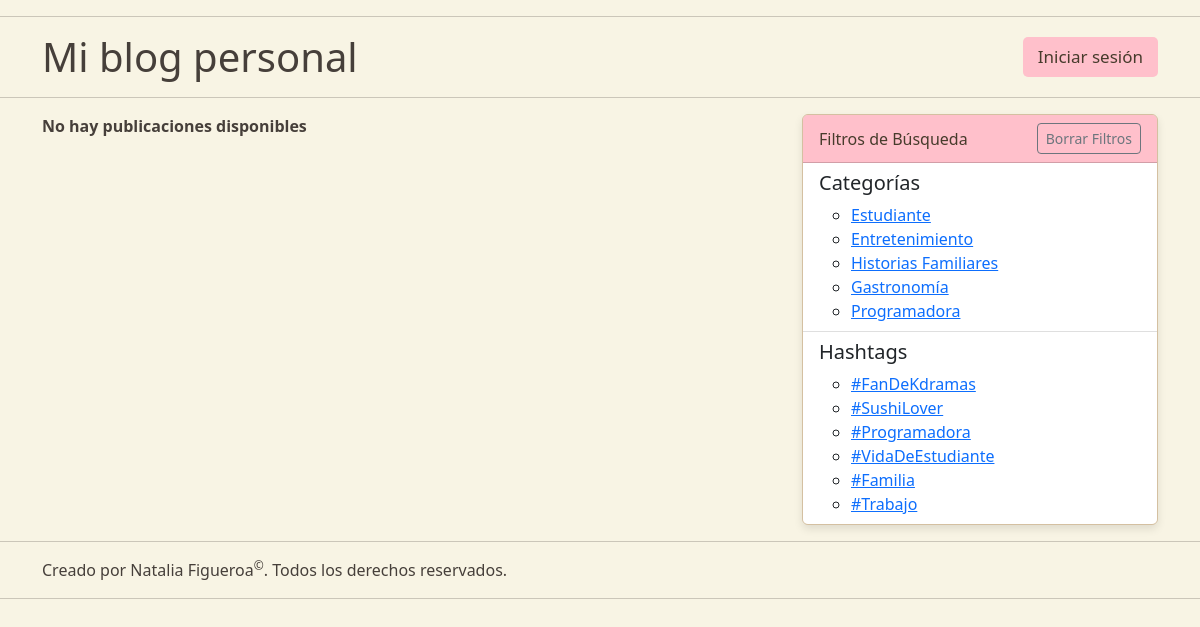
/?categoria=Entretenimiento, run on the app's committed database.
### blog/models.py (models this page shows, shortened)
class Category(models.Model):
    id = models.IntegerField(primary_key=True, auto_created=True)
    nombre = models.CharField(max_length=200)

class Hashtag(models.Model):
    id = models.IntegerField(primary_key=True, auto_created=True)
    nombre = models.CharField(max_length=200)

### blog/views.py (the view)
# urls.py: path('', views.index),
def index(request):
    categorias = Category.objects.all()
    hashtags = Hashtag.objects.all()
    categoria_seleccionada = request.GET.get('categoria')
    hashtag_seleccionado = request.GET.get('hashtag')
    publicaciones = Post.objects.all().order_by('-fecha')
    if categoria_seleccionada:
        print("Categoría seleccionada:", categoria_seleccionada)
        publicaciones = publicaciones.filter(categoria__nombre=categoria_seleccionada)
    if hashtag_seleccionado:
        publicaciones = publicaciones.filter(etiquetas__nombre=hashtag_seleccionado)
    context = {
        'publicaciones': publicaciones,
        'categorias': categorias,
        'hashtags': hashtags,
    }
    return render(request, 'blog.html', context)

### blog/templates/blog.html (shortened to what this page needs)
{% load static %}
<!DOCTYPE html>
<html lang="es">
<head>
    <link rel="stylesheet" href="https://cdn.jsdelivr.net/npm/bootstrap@5.2.3/dist/css/bootstrap.min.css"
>
    <link rel="stylesheet" href="https://cdnjs.cloudflare.com/ajax/libs/font-awesome/6.4.2/css/all.min.css"
 />
    <link rel="stylesheet" href="{% static 'styles.css' %}">
</head>
<body>
    <hr class="hr" />
    <div class="container">
        <h1 class="d-flex justify-content-between align-items-center">
            <span>
                {% block title %}
                Mi blog personal
                {% endblock %}
            </span>
            <a class="login-button" href="http://127.0.0.1:8000/admin/">Iniciar sesión</a>
        </h1>
    </div>
    <hr class="hr" />
    <div class="container">
        <div class="row">
            <div class="col-md-8">
                {% block content %}
                {% if publicaciones %}
                {% for publicacion in publicaciones %}
                <div class="card">
                    <div class="card-header">
                        {{ publicacion.titulo }}
                    </div>
                    <div class="card-body">
                        <p class="card-text">{{ publicacion.texto }}</p>
                    </div>
                    <div class="card-footer text-body-secondary">
                        {% for hashtag in publicacion.etiquetas.all %}
                        <span class="badge bg-primary">{{ hashtag.nombre }}</span>
                        {% endfor %}
                        <div class="float-end" id="fecha">
                            {{ publicacion.fecha }}
                        </div>
                    </div>
                </div>
                <br />
                {% endfor %}
                {% else %}
                <b>No hay publicaciones disponibles</b>
                {% endif %}
                {% endblock %}
            </div>
            <div class="col-md-4">
                <div class="card">
                    <div class="card-header d-flex justify-content-between align-items-center">
                        <span>Filtros de Búsqueda</span>
                        <a href="?" class="btn btn-outline-secondary btn-sm">Borrar Filtros</a>
                    </div>
                    <ul class="list-group list-group-flush">
                        <li class="list-group-item">
                            <h5>Categorías</h5>
                            <ul>
                                {% for categoria in categorias %}
                                    <li><a href="?categoria={{ categoria.nombre }}">{{ categoria.nombre }}</a></li>
                                {% endfor %}
                            </ul>
                        </li>
                        <li class="list-group-item">
                            <h5>Hashtags</h5>
                            <ul>
                                {% for hashtag in hashtags %}
                                    <li><a href="?hashtag={{ hashtag.nombre|urlencode }}">{{ hashtag.nombre }}</a></li>
                                {% endfor %}
                            </ul>
                        </li>
                    </ul>
                </div>
            </div>
        </div>
    </div>
    <hr class="hr" />
    <div class="container">
        {% block footer %}
        Creado por Natalia Figueroa<sup>&copy;</sup>. Todos los derechos reservados.
        {% endblock %}
    </div>
    <hr class="hr" />
</body>
</html>

### blog/static/styles.css (style rules this page uses)
body { background-color: #f8f4e4; color: #463f3a; }
.card { background-color: #f0e1cb; border: 1px solid #d4c0a1; box-shadow: 0 4px 8px rgba(0, 0, 0, 0.1); }
.card-header { background-color: pink; color: #473b2c; }
.login-button { background-color: pink; font-size: 17px; color: #473b2c; border: none; padding: 10px 15px; cursor: pointer; border-radius: 5px; margin-left: auto; }
.container h1 a.login-button { text-decoration: none; }

### data on the page
Category: nombre "Estudiante"
Category: nombre "Entretenimiento"
Category: nombre "Historias Familiares"
Category: nombre "Gastronomía"
Category: nombre "Programadora"
Hashtag: nombre "#FanDeKdramas"
Hashtag: nombre "#SushiLover"
Hashtag: nombre "#Programadora"
Hashtag: nombre "#VidaDeEstudiante"
Hashtag: nombre "#Familia"
Hashtag: nombre "#Trabajo"
